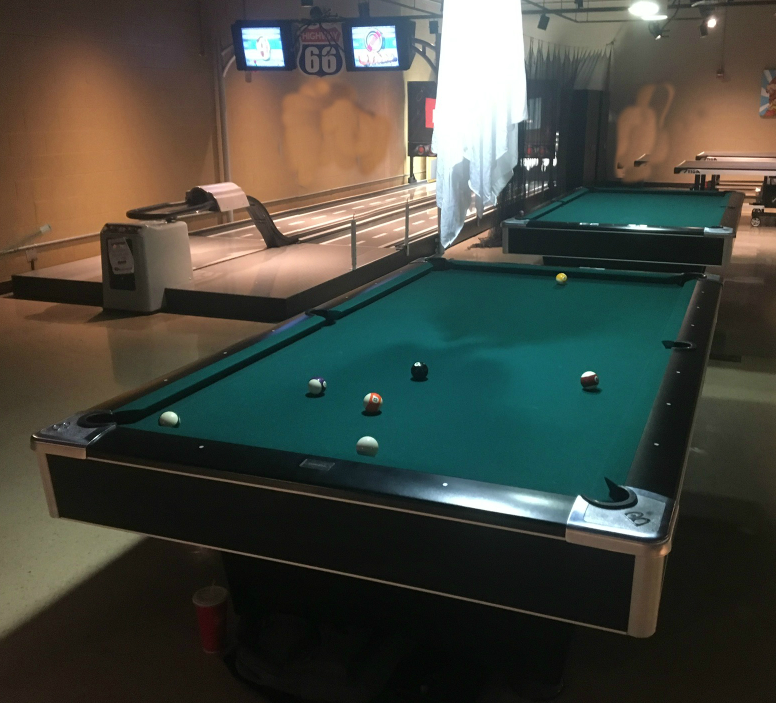
#> input picture img/pool table.jpg, 1552 x 1406 px (shown at 1/2 size)
$ python hough.py
#> lines starting #> are read from the running program, lines starting #| are printed output that depends on the picture; after the words box and inside, x2 and y2 are one past the last pixel; in counts of white or black regions, pixels touching at a corner belong together
# import opencv module for computer vision modules
import cv2
# import numpy for image array
import numpy as np
# import image for use of pixel gradients
from PIL import Image
# math for trig functions
import math


def init_img(filepath):
    '''
        get image for use in pixel gradients
    '''
    # return PIL image object
    # representing image at filepath
    return Image.open(filepath)


# [22 lines left out: functions init_img_brg, show_img, not called in this run]


def write_img(filepath,img):
    '''
        outputs image to directory
    '''
    # convert np array to PIL img
    out = Image.fromarray(img)
    # write the image data
    out.save(filepath)


def query_line(line):
    # return four points of lines from dict data struct
    return line['x1'],line['y1'],line['x2'],line['y2']


def intersection(line_a,line_b):
    '''
        calculate the intersection points of four lines
    '''
    # get four points from line a
    x1,y1,x2,y2 = query_line(line_a)
    # get four points from line b
    x3,y3,x4,y4 = query_line(line_b)
    # euclidean numerator
    pn = (x1-x2)*(y3-y4)-(y1-y2)*(x3-x4)
    # return sentinel values if need to divide by zero
    if pn == 0:
        # return sentinels
        return -1,-1
    # calculate numerator for euclidean intersection
    px = (x1*y2-y1*x2)*(x3-x4)-(x1-x2)*(x3*y4-y3*x4)
    # calculate numerator for euclidean intersection
    py = (x1*y2-y1*x2)*(y3-y4)-(y1-y2)*(x3*y4-y3*x4)
    # return intersection points between two lines
    return px/pn,py/pn


def slope(x1,y1,x2,y2):
    # calcuate slope of two points
    return (y2-y1)/(x2-x1)


def img_filter(im):
    '''
        filter out unwanted pixel values
    '''
    # generate pixel map from original image`
    pixel_map = im.load()
    # create new image from original image
    img = Image.new(im.mode,im.size)
    # create new pixel map from new image
    pixels_new = img.load()
    # iterate over rows of pixels in image
    for i in range(img.size[0]):
        # iterate over cols of pixels in image
        for j in range(img.size[1]):
            # get single pixel from map
            r,g,b = pixel_map[i,j]
            # conditional if pixel values are to be filtered
            if r < 26 and 63 < g and 60 < b:
                # if true, return pixel of original image map
                # to new image map to be returned
                pixels_new[i,j] = (r,g,b)
            # condition if pixel value to be removed
            else:
                # if pixel is to be removed, set to black
                pixels_new[i,j] = (0,0,0)
    # return image as an np array
    return np.array(img)


def canny_filter(img):
    '''
        create img with canny lines
    '''
    # create grayscale version of same image
    gray = cv2.cvtColor(img,cv2.COLOR_BGR2GRAY)
    # get edges for canny edge detector
    edges = cv2.Canny(gray,150,200,apertureSize=3)
    # return canny edge image
    return edges


def gen_line_collection(lines):
    '''
        generate collection of lines from hough transform
        to be used in printing to final output
    '''
    # init empty list of desired lines
    hough_lines = []
    # iterate past 0th element in hough line collection
    for line in lines:
        # iterate through each magnitude and angle
        # value in the collection of lists
        for rho,theta in line:
            # get x baseline
            a = np.cos(theta)
            # get y baseline
            b = np.sin(theta)
            # get init x point
            x0 = a*rho
            # get init y point
            y0 = b*rho
            # generate init point on x line
            x1 = int(x0 + 1600*(-b))
            # generate init point on y line
            y1 = int(y0 + 1600*(a))
            # generate final point on x line
            x2 = int(x0 + 1600*(b))
            # generate final point on y line
            y2 = int(y0 + 1600*(-a))
            # add line into dict of lines
            hough_lines.append({
                # create key for x and y vals
                'x1':x1,'y1':y1,'x2':x2,'y2':y2,
                # create key for slope
                's':slope(x1,y1,x2,y2),
                # create key for angle of line
                'theta':math.atan2(y2-y1,x2-x1)
			})
    # return hough line dict
    return hough_lines


def prune_hough_lines(hough_lines):
    '''
        remove unecessary lines that should
        not be committed to final image
    '''
    # init list of final pruned lines list
    prune_lines = []
    # iterate over list of lines
    for i in range(len(hough_lines)-1):
        # iterate past current elem in lines
        for j in range(i+1,len(hough_lines)):
            # find angle difference
            angle = abs(hough_lines[i]['theta']-hough_lines[j]['theta'])
            # convert angle difference to degrees
            angle = angle*180/np.pi
            # condition to remove list if lines are too close together
            # skip if already present in list
            if angle < 2.0 and hough_lines[j] not in prune_lines:
                # remove line if not too close to other line
                prune_lines.append(j)
    # delete lines that are not necessary
    for i in prune_lines:
        # delete keyword for list
        del hough_lines[i]


def draw_lines(img,hough_lines):
    '''
        add the lines to the img
    '''
    # convert to np array from PIL img
    drawn = np.array(img)
    # iterate through hough lines
    for line in hough_lines:
        # get four points to represent lines
        x1,y1,x2,y2 = query_line(line)
        # draw line on the image
        cv2.line(drawn,(x1,y1),(x2,y2),(0,255,0),3)
    # return image with drawn-on lines
    return drawn


def clean_line_intersection(line_a,line_b,i_a,i_b,offset):
    '''
        remove the overlap of two passed lines
    '''
    # get intersection point of two lines
    inter_ab = intersection(line_a,line_b)
    # query slope of first line
    slope_a = line_a['s']
    # quer slope of second line
    slope_b = line_b['s']
    # if index is one, negative slope
    if i_a == '1': off_a = -offset
    # if index is two, positive slope
    else: off_a = offset
    # if index is one, negative slope
    if i_b == '1': off_b = -offset
    # if index is two, positive slope
    else: off_b = offset
    # generate new endpoint with offset
    line_a['x'+i_a] = int(inter_ab[0]+off_a)
    # generate new endpoint with slope of other offset
    line_a['y'+i_a] = int(inter_ab[1]+off_a*slope_a)
    # generate new endpoint with offset
    line_b['x'+i_b] = int(inter_ab[0]+off_b)
    # generate new endpoint with slope of other offset
    line_b['y'+i_b] = int(inter_ab[1]+off_b*slope_b)


def clean_lines(hough_lines):
    '''
        remove part of lines that go over intersection of pool table
    '''
    # get first line
    line_a = hough_lines[0]
    # get second line
    line_b = hough_lines[1]
    # get third line
    line_c = hough_lines[2]
    # get fourth line
    line_d = hough_lines[3]
    # remove end of two lines
    clean_line_intersection(line_a,line_b,'1','1',50)
    # remove end of two lines
    clean_line_intersection(line_b,line_c,'2','1',50)
    # remove end of two lines
    clean_line_intersection(line_c,line_d,'2','2',20)
    # remove end of two lines
    clean_line_intersection(line_d,line_a,'1','2',20)


def detect_hough_lines(orig):
    '''
        function to draw hough lines onto image
    '''
    # copy the original image
    im = orig.copy()
    # remove pixels that interfere with hough line drawing
    img = img_filter(im)
    # generate canny edges image
    edges = canny_filter(img)
    # opencv hough lines function
    # lines are represented as rho and theta
    # creates 2D array to hold parameters
    # find lines that pass through a given point
    # as r = x*cos(a) + y*sin(b)
    # for all points in an image, if the curves
    # of different points intersect in plane theta-rho
    # then both points are on the same line a line can
    # be detected by finding number of intersection
    # between curves each intersection is a vote,
    # and lines above minimum threshold of votes are kept
    lines = cv2.HoughLines(edges,1,np.pi/180,150)
    # generate lines to place on image
    hough_lines = gen_line_collection(lines)
    # remove lines if angle too small
    prune_hough_lines(hough_lines)
    # clean lines to prevent overextension
    clean_lines(hough_lines)
    # draw lines onto final image
    out = draw_lines(orig,hough_lines)
    # return output image
    return out


def detect_hough_circles(orig):
    '''
        a function to draw circles around an image
    '''
    # convert color scheme from PIL to opencv version
    img = cv2.cvtColor(np.array(orig),cv2.COLOR_RGB2BGR)
    # convert color image to grayscale
    gray = cv2.cvtColor(img,cv2.COLOR_BGR2GRAY)
    # blur the image with predefined median blur
    gray = cv2.medianBlur(gray,5)
    # convet from gray to opencv image scheme
    cimg = cv2.cvtColor(gray,cv2.COLOR_GRAY2BGR)
    # call hough circles opencv function
    # the values were determined empircally
    circles = cv2.HoughCircles(gray,cv2.HOUGH_GRADIENT,1,20,
                                param1=90,param2=20,minRadius=10,maxRadius=23)

    # radian val greater than max radius of circle
    rad = 26
    # if circle list is empty, do not process further
    if circles is not None:
        # convert circles to 16bit circle list
        circles = np.uint16(np.around(circles))
        # get necessary elements from circle list
        circles = circles[0,:]
        # iterate through list of circles
        for i in range(len(circles)):
            # x and y points of circle
            x,y = circles[i][0],circles[i][1]
            # return color of pixel above circle
            pu = img[y-rad][x]
            # return color of pixel below circle
            pd = img[y+rad][x]
            # return color of pixel to right of circle
            pr = img[y][x+rad]
            # return color of pixel to left of circle
            pl = img[y][x-rad]
            # create list of all adjacent pixel colors
            adj = [pu,pd,pr,pl]
            # iterator for number of times pixel value is out of range
            accum = 0
            # iterate through pixels of adjacent colors
            for b,g,r in adj:
                # take difference between blue and green magnitude
                delta = abs(int(g)-int(b))
                # if mag is greater than 10
                # assume color is not pool table
                if delta > 10:
                    # penalized iterator increments
                    accum =+ 1
            # if too many bad values
            if accum >= 1:
                # clear the circle if it is not on the pool table
                circles[i] = (0,0,0)
        # iterate through found circles
        for i in circles:
            # add a green circle to the image
            cv2.circle(img,(i[0],i[1]),i[2],(0,255,0),2)
    # convert from opencv color scheme to PIL scheme
    out = cv2.cvtColor(img,cv2.COLOR_BGR2RGB)
    # return output image
    return out


def add_line_intersection(corners,line_a,line_b,i_a,i_b):
    '''
        remove the overlap of two passed lines
    '''
    # get intersection point of two lines
    x,y = intersection(line_a,line_b)
    # append each element to the list of corners
    corners.append((int(x),int(y),50))


def corner_intersections(hough_lines):
    '''
        the intersection off all hough line corners
    '''
    # get first line
    line_a = hough_lines[0]
    # get second line
    line_b = hough_lines[1]
    # get third line
    line_c = hough_lines[2]
    # get fourth line
    line_d = hough_lines[3]
    # init list of empty corners to append new corners to
    corners = []
    # remove end of two lines
    add_line_intersection(corners,line_a,line_b,'1','1')
    # remove end of two lines
    add_line_intersection(corners,line_b,line_c,'2','1')
    # remove end of two lines
    add_line_intersection(corners,line_c,line_d,'2','2')
    # remove end of two lines
    add_line_intersection(corners,line_d,line_a,'1','2')
    # return list of corners
    return corners


def detect_corners(orig):
    '''
        function to draw hough lines onto image
    '''
    # copy the original image
    im = orig.copy()
    # remove pixels that interfere with hough line drawing
    img = img_filter(im)
    # generate canny edges image
    edges = canny_filter(img)
    # opencv hough lines function
    # lines are represented as rho and theta
    # creates 2D array to hold parameters
    # find lines that pass through a given point
    # as r = x*cos(a) + y*sin(b)
    # for all points in an image, if the curves
    # of different points intersect in plane theta-rho
    # then both points are on the same line a line can
    # be detected by finding number of intersection
    # between curves each intersection is a vote,
    # and lines above minimum threshold of votes are kept
    lines = cv2.HoughLines(edges,1,np.pi/180,150)
    # generate lines to place on image
    hough_lines = gen_line_collection(lines)
    # remove lines if angle too small
    prune_hough_lines(hough_lines)
    # clean lines to prevent overextension
    clean_lines(hough_lines)
    # detect the pool table corners
    corners = corner_intersections(hough_lines)
    # convert PIL img to np array
    out = np.array(orig)
    # iterate through the list of corners
    for i in corners:
        # add a green circle to the image to designate corner
        cv2.circle(out,(i[0],i[1]),i[2],(0,255,0),2)
    # return output image with corners drawn upon
    return out


def driver():
    '''
        calls the hough functions
    '''
    # initalize the pool table image
    img = init_img('img/pool table.jpg')
#> in init_img, returned value is the input picture: PIL image 1552x1406 RGB; mean R, G, B 69.8, 72.2, 63.4
    # call main hough lines function
    hough_lines = detect_hough_lines(img)
#> in img_filter, `return np.array(img)`:
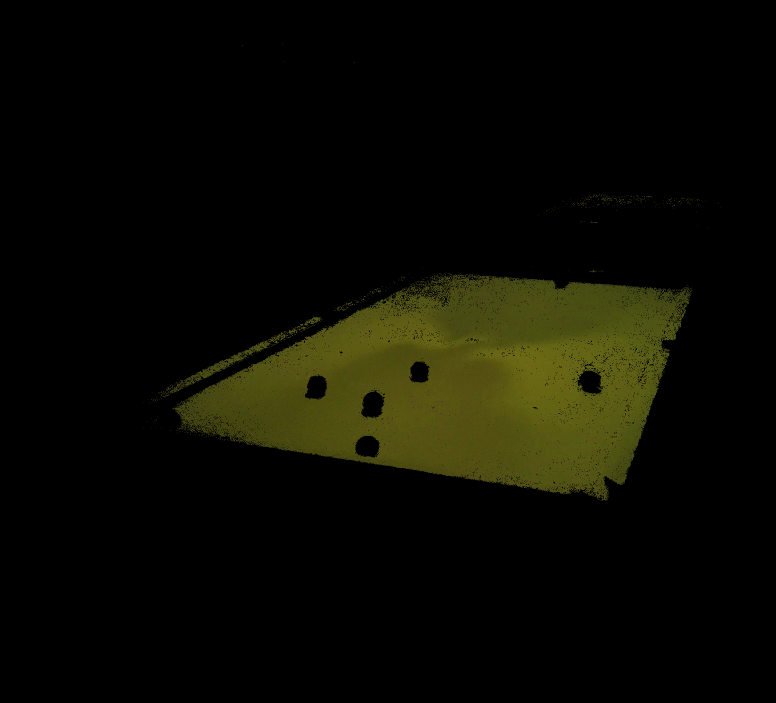
#> returned value: shape (1406, 1552, 3) (shown at 1/2 size); mean of channels 0, 1, 2 2.4, 10.9, 10.8; drawn as B, G, R
#> in canny_filter, `gray = cv2.cvtColor(img,cv2.COLOR_BGR2GRAY)`:
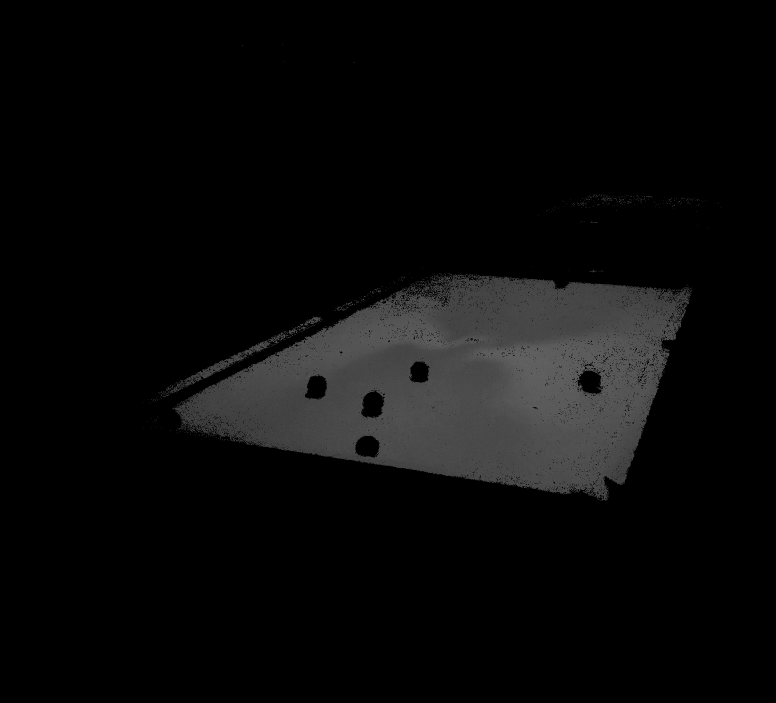
#> gray: shape (1406, 1552) (shown at 1/2 size); min 0, max 100, mean 9.9
#> in canny_filter, `edges = cv2.Canny(gray,150,200,apertureSize=3)`:
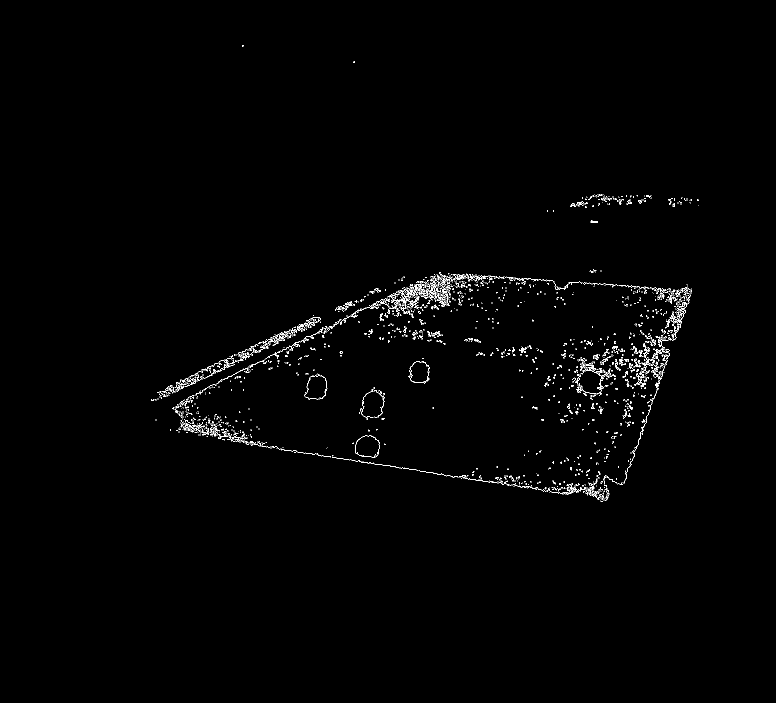
#> edges: shape (1406, 1552) (shown at 1/2 size); 0.82% white in thin lines or dots, all inside (x1, y1, x2, y2) = (302, 90, 1397, 1003)
#> in detect_hough_lines, `lines = cv2.HoughLines(edges,1,np.pi/180,150)`: lines = [[799, 1.73], [880, 1.1], [483, 1.64], [878, 1.12], [1495, 0.332]]
#> the loop in gen_line_collection, `for line in lines:` made 5 passes
#> after the loop in gen_line_collection, `for line in lines:`: hough_lines = 5 items
#> the loop in prune_hough_lines, `for i in range(len(hough_lines)-1):` made 4 passes
#> after the loop in prune_hough_lines, `for i in range(len(hough_lines)-1):`: prune_lines = [3]
#> the loop in prune_hough_lines, `for i in prune_lines:` made 1 pass
#> in clean_lines, `line_a = hough_lines[0]`: line_a = {'x1': -1705, 'y1': 538, 'x2': 1455, 'y2': 1039, 's': 0.159, 'theta': 0.157}
#> in clean_lines, `line_b = hough_lines[1]`: line_b = {'x1': -1026, 'y1': 1510, 'x2': 1825, 'y2': 57, 's': -0.51, 'theta': -0.471}
#> in clean_lines, `line_c = hough_lines[2]`: line_c = {'x1': -1629, 'y1': 370, 'x2': 1562, 'y2': 593, 's': 0.0699, 'theta': 0.0698}
#> in clean_lines, `line_d = hough_lines[3]`: line_d = {'x1': 892, 'y1': 1999, 'x2': 1934, 'y2': -1026, 's': -2.9, 'theta': -1.24}
#> in intersection, `x1,y1,x2,y2 = query_line(line_a)`: x1 = -1705; y1 = 538; x2 = 1455; y2 = 1039
#> in intersection, `x3,y3,x4,y4 = query_line(line_b)`: x3 = -1026; y3 = 1510; x4 = 1825; y4 = 57
#> in intersection, `pn = (x1-x2)*(y3-y4)-(y1-y2)*(x3-x4)`: pn = -6019831
#> in intersection, `px = (x1*y2-y1*x2)*(x3-x4)-(x1-x2)*(x3*y4-y3*x4)`: px = -1610706585
#> in intersection, `py = (x1*y2-y1*x2)*(y3-y4)-(y1-y2)*(x3*y4-y3*x4)`: py = -5121306337
#> in clean_line_intersection, `inter_ab = intersection(line_a,line_b)`: inter_ab = (267.6, 850.7)
#> in clean_line_intersection, `slope_a = line_a['s']`: slope_a = 0.159
#> in clean_line_intersection, `slope_b = line_b['s']`: slope_b = -0.51
#> the loop in draw_lines, `for line in hough_lines:` made 4 passes
#> (x1, y1, x2, y2) on passes 1 to 4: (217, 842, 1254, 1007), (217, 876, 917, 519), (817, 540, 1400, 581), (1214, 1061, 1400, 522)
#> after the loop in draw_lines, `for line in hough_lines:`:
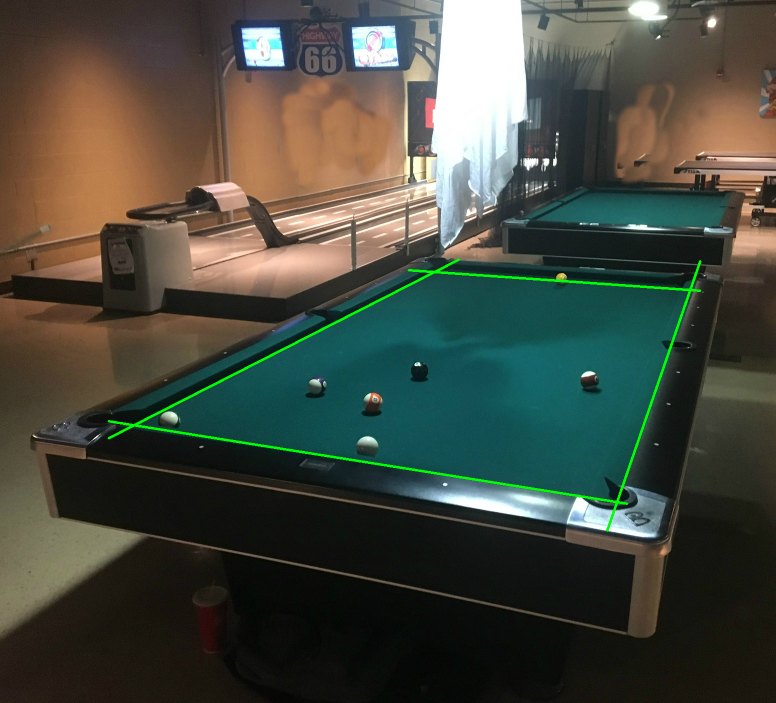
#> drawn: shape (1406, 1552, 3) (shown at 1/2 size); 0.68% of pixels changed, all inside (x1, y1, x2, y2) = (215, 517, 1403, 1064)
    # call main hough circles function
    hough_circles = detect_hough_circles(img)
#> in detect_hough_circles, `gray = cv2.cvtColor(img,cv2.COLOR_BGR2GRAY)`:
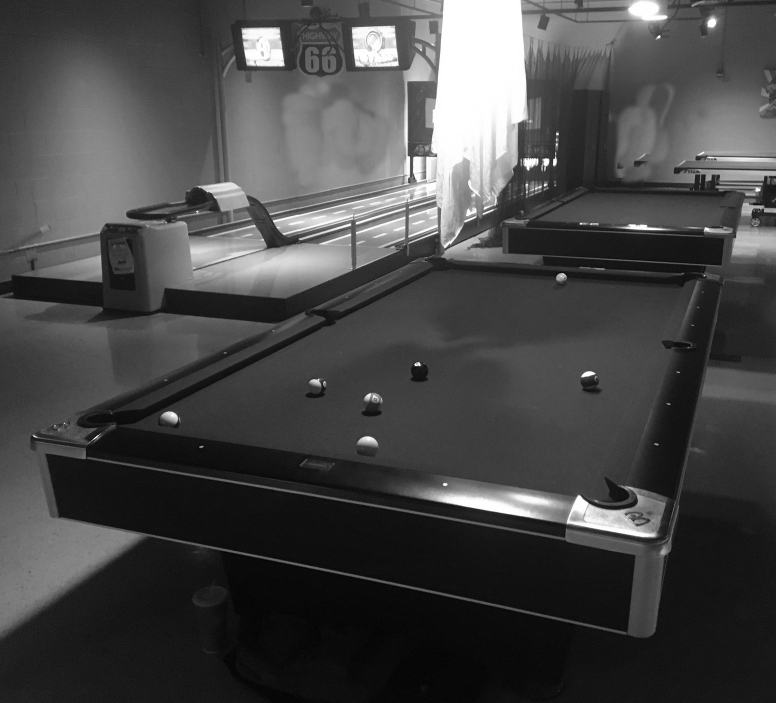
#> gray: shape (1406, 1552) (shown at 1/2 size); min 0, max 255, mean 70.5
#> (the rest of the program and of its run is left out)
